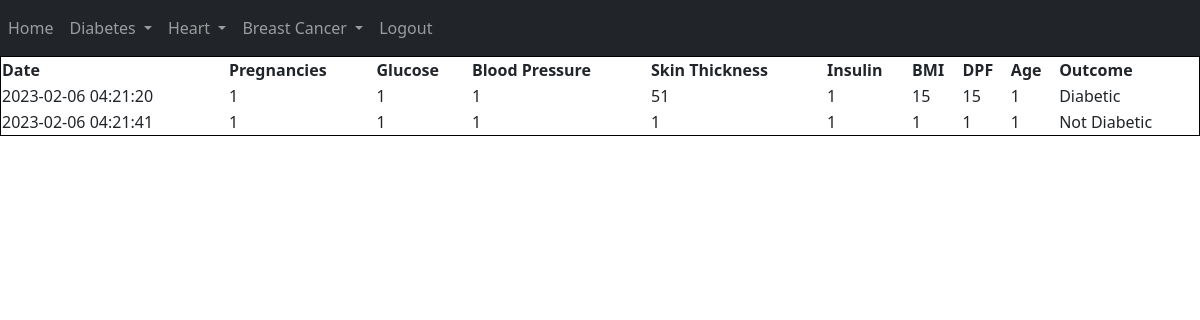
/diabetes_history (signed in), run on an earlier commit of the app's database.
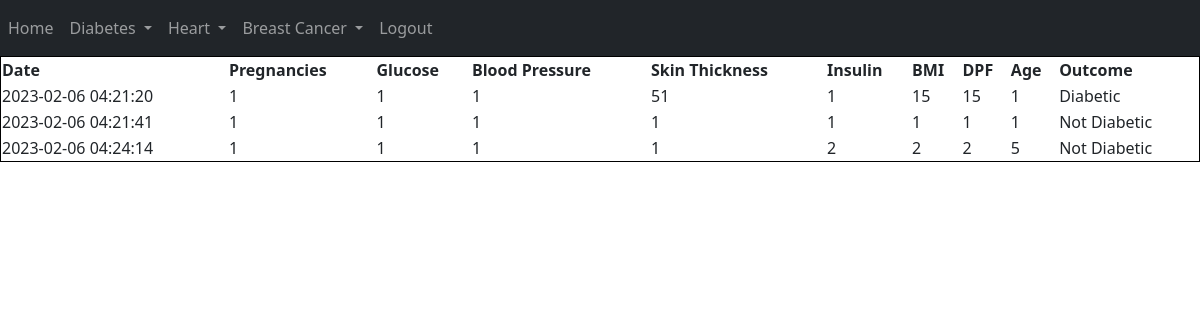
And on a later commit of the database.
### website/models.py (models this page shows)
class Diabetes(db.Model):
    id = db.Column(db.Integer, primary_key=True)
    date = db.Column(db.DateTime(timezone=True), default=func.now()) # To auto set date
    pregnancies = db.Column(db.Integer)
    glucose = db.Column(db.Integer)
    bloodpressure = db.Column(db.Integer)
    skinthichness = db.Column(db.Integer)
    insulin = db.Column(db.Integer)
    bmi = db.Column(db.Integer)
    dpf = db.Column(db.Integer)
    age = db.Column(db.Integer)
    outcome = db.Column(db.String(10000))
    user_id = db.Column(db.Integer, db.ForeignKey('user.id')) # not here

### website/views.py (the view)
@views.route("/diabetes_history")
@login_required
def diabetes_history():
    return render_template('diabetes_history.html', user=current_user)

### website/__init__.py (called while the page is built)
def create_app():
    app = Flask(__name__)
    app.config['SECRET_KEY'] = 'uuhfurhfueih hfu iehfuci heuh eusjhc nsjv nsweur'
    app.config['SQLALCHEMY_DATABASE_URI'] = f'sqlite:///{DB_NAME}'
    db.init_app(app)
    from .views import views
    from .auth import auth
    app.register_blueprint(views, url_prefix="/")
    app.register_blueprint(auth, url_prefix="/")
    from .models import User, Diabetes, Heart, BCancer
    create_database(app)
    login_manager = LoginManager()
    login_manager.login_view = 'auth.login'
    login_manager.init_app((app))
    @login_manager.user_loader
    def load_user(id):
        return User.query.get(int(id))
    return app

### website/templates/diabetes_history.html
{% include 'nav(logged).html' %}
<table style="border:1px solid black;
width: 100%;">
    <tr>
    <th>Date</th>
    <th>Pregnancies</th>
    <th>Glucose</th>
    <th>Blood Pressure</th>
    <th>Skin Thickness</th>
    <th>Insulin</th>
    <th>BMI</th>
    <th>DPF</th>
    <th>Age</th>
    <th>Outcome</th>
    </tr>
    {% for diabetes in user.diabetes %}
    <tr>
        <td>{{ diabetes.date }}</td>
        <td>{{ diabetes.pregnancies }}</td>
        <td>{{ diabetes.glucose }}</td>
        <td>{{ diabetes.bloodpressure }}</td>
        <td>{{ diabetes.skinthichness }}</td>
        <td>{{ diabetes.insulin }}</td>
        <td>{{ diabetes.bmi }}</td>
        <td>{{ diabetes.dpf }}</td>
        <td>{{ diabetes.age }}</td>
        <td>{{ diabetes.outcome }}</td>
    </tr>
        {% endfor %}
</table>

### website/templates/nav(logged).html (shortened to what this page needs)
<!DOCTYPE HTML>
    <head>
        <link rel="stylesheet" href="https://stackpath.bootstrapcdn.com/bootstrap/5.0.0-alpha1/css/bootstrap.min.css"
>
    </head>
    <body>
<nav class="navbar navbar-expand-lg navbar-dark bg-dark">
    <div class="collapse navbar-collapse" id="navbar">
        <div class="navbar-nav mr-auto">
            <a href="/home" class="nav-item nav-link" id="home">Home</a>
        </div>
        <div class="navbar-nav ml-auto">
            <li class="nav-item dropdown">
                <a class="nav-link dropdown-toggle" href="#" id="navbarDropdown" role="button" data-toggle="dropdown" aria-haspopup="true" aria-expanded="false">
                  Diabetes
                </a>
              </li>
              <li class="nav-item dropdown">
                <a class="nav-link dropdown-toggle" href="#" id="navbarDropdown" role="button" data-toggle="dropdown" aria-haspopup="true" aria-expanded="false">
                  Heart
                </a>
              </li>
              <li class="nav-item dropdown">
                <a class="nav-link dropdown-toggle" href="#" id="navbarDropdown" role="button" data-toggle="dropdown" aria-haspopup="true" aria-expanded="false">
                  Breast Cancer
                </a>
              </li>
            <a href="/logout" class="nav-item nav-link" id="logout">Logout</a>
        </div>
    </div>
</nav>
    </body>
</html>

What changed in the data, as far as the page shows it:
added Diabetes: date "2023-02-06 04:24:14", pregnancies "1", glucose "1", bloodpressure "1", skinthichness "1", insulin "2", bmi "2", dpf "2", age "5", outcome "Not Diabetic"
